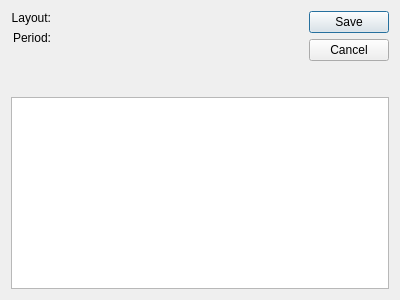
<?xml version="1.0" encoding="UTF-8"?>
<ui version="4.0">
 <class>financialReportNotes</class>
 <widget class="QDialog" name="financialReportNotes">
  <property name="geometry">
   <rect>
    <x>0</x>
    <y>0</y>
    <width>400</width>
    <height>300</height>
   </rect>
  </property>
  <property name="windowTitle">
   <string>Financial Report Notes</string>
  </property>
  <layout class="QGridLayout" name="gridLayout_2">
   <item row="0" column="0">
    <layout class="QVBoxLayout" name="verticalLayout">
     <item>
      <layout class="QGridLayout" name="gridLayout">
       <item row="0" column="0">
        <widget class="QLabel" name="_layoutLit">
         <property name="text">
          <string>Layout:</string>
         </property>
         <property name="alignment">
          <set>Qt::AlignRight|Qt::AlignTrailing|Qt::AlignVCenter</set>
         </property>
        </widget>
       </item>
       <item row="0" column="1">
        <widget class="QLabel" name="_layout">
         <property name="sizePolicy">
          <sizepolicy hsizetype="Expanding" vsizetype="Preferred">
           <horstretch>0</horstretch>
           <verstretch>0</verstretch>
          </sizepolicy>
         </property>
         <property name="text">
          <string/>
         </property>
        </widget>
       </item>
       <item row="1" column="0">
        <widget class="QLabel" name="_periodLit">
         <property name="text">
          <string>Period:</string>
         </property>
         <property name="alignment">
          <set>Qt::AlignRight|Qt::AlignTrailing|Qt::AlignVCenter</set>
         </property>
        </widget>
       </item>
       <item row="1" column="1">
        <widget class="QLabel" name="_period">
         <property name="sizePolicy">
          <sizepolicy hsizetype="Expanding" vsizetype="Preferred">
           <horstretch>0</horstretch>
           <verstretch>0</verstretch>
          </sizepolicy>
         </property>
         <property name="text">
          <string/>
         </property>
        </widget>
       </item>
      </layout>
     </item>
     <item>
      <spacer name="verticalSpacer">
       <property name="orientation">
        <enum>Qt::Vertical</enum>
       </property>
       <property name="sizeHint" stdset="0">
        <size>
         <width>20</width>
         <height>0</height>
        </size>
       </property>
      </spacer>
     </item>
    </layout>
   </item>
   <item row="0" column="1">
    <widget class="QDialogButtonBox" name="_buttonBox">
     <property name="orientation">
      <enum>Qt::Vertical</enum>
     </property>
     <property name="standardButtons">
      <set>QDialogButtonBox::Cancel|QDialogButtonBox::Save</set>
     </property>
    </widget>
   </item>
   <item row="1" column="0" colspan="2">
    <widget class="XTextEdit" name="_notes"/>
   </item>
  </layout>
 </widget>
 <customwidgets>
  <customwidget>
   <class>XTextEdit</class>
   <extends>QTextEdit</extends>
   <header>xtextedit.h</header>
  </customwidget>
 </customwidgets>
 <resources/>
 <connections>
  <connection>
   <sender>_buttonBox</sender>
   <signal>accepted()</signal>
   <receiver>financialReportNotes</receiver>
   <slot>accept()</slot>
   <hints>
    <hint type="sourcelabel">
     <x>248</x>
     <y>254</y>
    </hint>
    <hint type="destinationlabel">
     <x>157</x>
     <y>274</y>
    </hint>
   </hints>
  </connection>
  <connection>
   <sender>_buttonBox</sender>
   <signal>rejected()</signal>
   <receiver>financialReportNotes</receiver>
   <slot>reject()</slot>
   <hints>
    <hint type="sourcelabel">
     <x>316</x>
     <y>260</y>
    </hint>
    <hint type="destinationlabel">
     <x>286</x>
     <y>274</y>
    </hint>
   </hints>
  </connection>
 </connections>
</ui>
